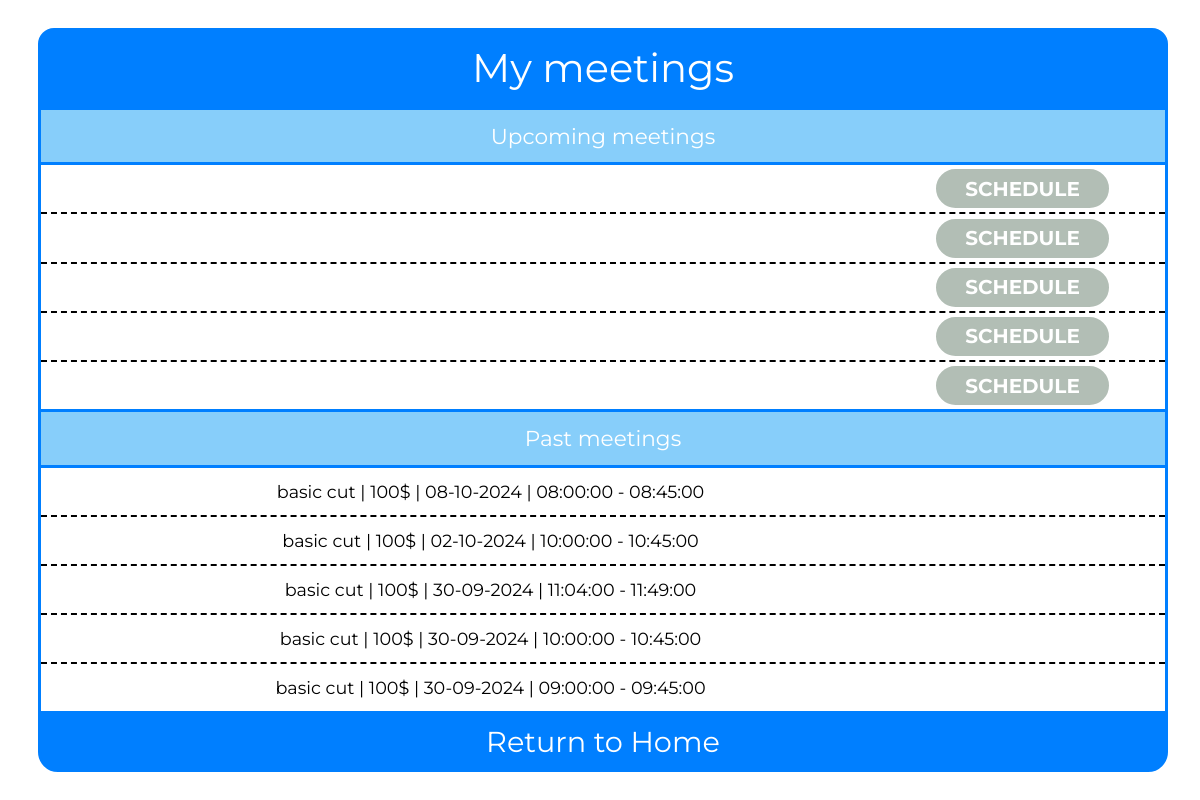
The page /meetings.php (signed in) on the database its author committed.
### tables this page shows
CREATE TABLE `services` (
  `id_service` int NOT NULL AUTO_INCREMENT,
  `service_name` text NOT NULL,
  `service_price` int NOT NULL,
  `service_duration` time NOT NULL,
  PRIMARY KEY (`id_service`)
);

CREATE TABLE `visits` (
  `id_visit` int NOT NULL AUTO_INCREMENT,
  `id_user` int NOT NULL,
  `id_service` int NOT NULL,
  `visit_date` date NOT NULL,
  `visit_time` time NOT NULL,
  PRIMARY KEY (`id_visit`),
  KEY `id_user` (`id_user`),
  KEY `id_service` (`id_service`),
  CONSTRAINT `visits_ibfk_1` FOREIGN KEY (`id_user`) REFERENCES `users` (`id_user`) ON DELETE CASCADE,
  CONSTRAINT `visits_ibfk_2` FOREIGN KEY (`id_service`) REFERENCES `services` (`id_service`) ON DELETE CASCADE
);

### html/meetings.php (the view, shortened to what this page needs)
<?php
    $id_user = (isset($_SESSION['id_user']) ? $_SESSION['id_user'] : "none");
    $servername = "localhost";
    $dbusername = "admin";
    $password = "admin";
    $dbname = "jadzia";
    $db = new mysqli($servername, $dbusername, $password, $dbname);
    $upcoming = $db->query('select * from visits join services on visits.id_service=services.id_service where id_user="'.$id_user.'" and ((visit_date=CURDATE() and (visit_time + interval service_duration hour_second)>=(CURTIME() + interval "02:00:00" hour_second)) or (visit_date>CURDATE())) order by visit_date, visit_time;');
    $past = $db->query('select * from visits join services on visits.id_service=services.id_service where id_user="'.$id_user.'" and ((visit_date=CURDATE() and (visit_time + interval service_duration hour_second)<(CURTIME() + interval "02:00:00" hour_second)) or (visit_date<CURDATE())) order by visit_date desc, visit_time desc;');
    function add_times($x, $y){
        $s = (int)substr($x, 6, 2) + (int)substr($y, 6, 2);
        $m = (int)substr($x, 3, 2) + (int)substr($y, 3, 2) + (int)($s/60);
        $s %= 60;
        $h = (int)substr($x, 0, 2) + (int)substr($y, 0, 2) + (int)($m/60);
        $m %= 60;
        return substr('00'.$h, -2).':'.substr('00'.$m, -2).':'.substr('00'.$s, -2);
    }
    function next_meeting($visits, $action = true, $border=true){
        if ($visits->num_rows>0 && $visit = $visits->fetch_assoc()){
            $cancel_url = 'cancel_meeting.php?id_visit='. $visit['id_visit'];
            return '<div class="meeting_cell"'.($border ? '': ' style="border: none"').'"><div class="meeting_layout"></div><div class="meeting_info">'.$visit['service_name'].' | '.$visit['service_price'].'$ | '.substr($visit['visit_date'], 8, 2).'-'.substr($visit['visit_date'], 5, 2).'-'.substr($visit['visit_date'], 0, 4).' | '.$visit['visit_time'].' - '.add_times($visit['visit_time'], $visit['service_duration']).'</div>'.($action ? '<div class="meeting_layout"></div><div class="meeting_options" onclick="window.location.href=\''.$cancel_url.'\'">CANCEL</div>' : '').'<div class="meeting_layout"></div></div>';
        } else {
        }
        return '<div class="meeting_cell"'.($border ? '': ' style="border: none"').'><div class="meeting_layout"></div><div class="meeting_info"></div>'.($action ? '<div class="meeting_layout"></div><div class="meeting_options" style="font-size: 2.5vmin" onclick="window.location.href=\'schedule_meeting.php\'">SCHEDULE</div>' : '').'<div class="meeting_layout"></div></div>';
    }
?>
<!DOCTYPE html>
<html lang="en" id="dark-mode">
<head>
    <link rel="stylesheet" href="css/meetings.css">
</head>
<body>
    <div class="main_block">
        <div class="header_block">My meetings</div>
        <div class="meetings_block">
            <div class="subheader_block">Upcoming meetings</div>
            <?php echo next_meeting($upcoming, true, false) ?>
            <?php echo next_meeting($upcoming) ?>
            <?php echo next_meeting($upcoming) ?>
            <?php echo next_meeting($upcoming) ?>
            <?php echo next_meeting($upcoming) ?>
            <div class="subheader_block">Past meetings</div>
            <?php echo next_meeting($past, false, false) ?>
            <?php echo next_meeting($past, false) ?>
            <?php echo next_meeting($past, false) ?>
            <?php echo next_meeting($past, false) ?>
            <?php echo next_meeting($past, false) ?>
        </div>
        <div class="return_to_home_page_block" onclick="window.location.href='home.php'">Return to Home</div>
    </div>
</body>
</html>

### html/css/meetings.css (style rules this page uses)
body { height: 98vh; display: flex; flex-direction: column; justify-content: center; align-items: center; font-family: "Montserrat", sans-serif; font-optical-sizing: auto; font-weight: 400; font-style: normal; background-color: white; }
.main_block { height: 95%; width: 95%; display: flex; flex-direction: column; position: relative; }
.header_block { height: 10%; width: 100%; display: flex; justify-content: center; align-items: center; font-size: 5vmin; border: 3px solid #007FFF; background-color: #007FFF; color: white; border-top-left-radius: 2vmin; border-top-right-radius: 2vmin; }
.subheader_block { height: 10%; width: 100%; display: flex; justify-content: center; align-items: center; font-size: 2.7vmin; border: 3px solid #007FFF; background-color: #87CEFA; color: white; }
.meetings_block { height: 82.5%; width: 100%; display: flex; justify-content: center; align-items: center; position: relative; display: flex; flex-direction: column; border-left: 3px solid #007FFF; border-right: 3px solid #007FFF; }
.meeting_cell { width: 100%; height: 9%; display: flex; flex-direction: row; justify-content: flex-start; align-items: center; position: relative; border-top: 2px dashed black; }
.meeting_info { height: 80%; width: 70%; display: flex; justify-content: center; align-items: center; font-size: 2.2vmin; text-align: center; }
.meeting_options { height: 70%; width: 15%; border: 3px solid #B2BEB5; background-color: #B2BEB5; display: flex; justify-content: center; align-items: center; border-radius: 3vmin; color: white; font-size: 2.7vmin; font-weight: bold; cursor: pointer; }
.meeting_layout { height: 100%; width: 5%; }
.return_to_home_page_block { height: 7.5%; width: 100%; border: 3px solid #007FFF; background-color: #007FFF; display: flex; justify-content: center; align-items: center; text-align: center; color: white; font-size: 3.6vmin; cursor: pointer; border-bottom-left-radius: 2.5vmin; border-bottom-right-radius: 2.5vmin; }

### rows shown on the page
services: service_name "basic cut basic cut basic cut basic cut basic cut", service_price "100 100 100 100 100"
visits: visit_date "08", visit_date "10", visit_date "2024", visit_time "08:00:00", visit_time.service_duration "08:45:00"
visits: visit_date "02", visit_date "10", visit_date "2024", visit_time "10:00:00", visit_time.service_duration "10:45:00"
visits: visit_date "30", visit_date "09", visit_date "2024", visit_time "11:04:00", visit_time.service_duration "11:49:00"
visits: visit_date "30", visit_date "09", visit_date "2024", visit_time "10:00:00", visit_time.service_duration "10:45:00"
visits: visit_date "30", visit_date "09", visit_date "2024", visit_time "09:00:00", visit_time.service_duration "09:45:00"
